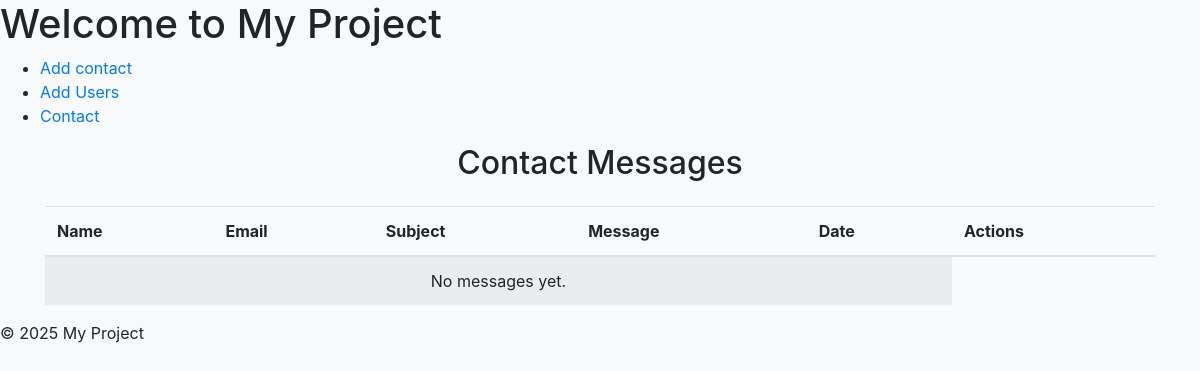
The page /contact/contactList on the database as committed earlier.
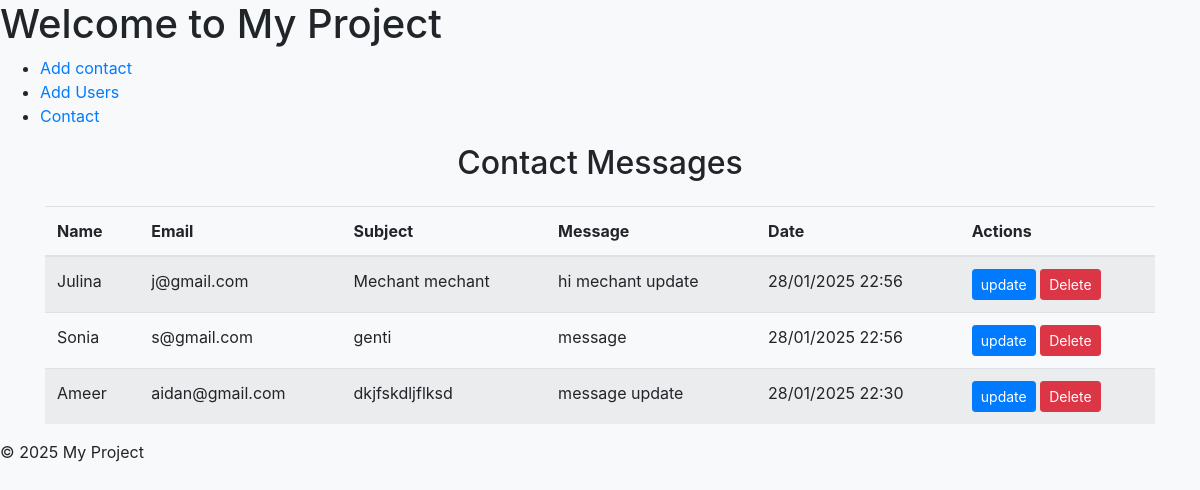
The same page on the database as committed later.
### apps/contact/models.py (models this page shows, shortened)
class Contact(models.Model):
    name = models.CharField(max_length=100)
    email = models.EmailField()
    subject = models.CharField(max_length=200)
    message = models.TextField()
    created_at = models.DateTimeField(auto_now_add=True)

### apps/contact/views.py (the view)
# urls.py: path('contactList', views.contact_list, name='contact_list'),
def contact_list(request):
    contacts = Contact.objects.all().order_by('-created_at')
    return render(request, 'pages/contact_list.html', {'contacts': contacts})

### templates/pages/contact_list.html
{% extends 'base/base.html' %}
{% block content %}
<div class="container">
    <h2 class="text-center mb-4">Contact Messages</h2>
    <div class="table-responsive">
        <table class="table table-striped">
            <thead>
                <tr>
                    <th>Name</th>
                    <th>Email</th>
                    <th>Subject</th>
                    <th>Message</th>
                    <th>Date</th>
                    <th>Actions</th>
                </tr>
            </thead>
            <tbody>
                {% for contact in contacts %}
                <tr>
                    <td>{{ contact.name }}</td>
                    <td>{{ contact.email }}</td>
                    <td>{{ contact.subject }}</td>
                    <td>{{ contact.message|truncatewords:10 }}</td>
                    <td>{{ contact.created_at|date:"d/m/Y H:i" }}</td>
                    <td>
                        <a href="{% url 'contact_edit' contact.id %}" class="btn btn-sm btn-primary">update</a>
                        <a href="{% url 'contact_delete' contact.id %}" class="btn btn-sm btn-danger">Delete</a>
                    </td>
                </tr>
                {% empty %}
                <tr>
                    <td colspan="5" class="text-center">No messages yet.</td>
                </tr>
                {% endfor %}
            </tbody>
        </table>
    </div>
</div>
{% endblock %}

### templates/base/base.html (shortened to what this page needs)
<!DOCTYPE html>
<html lang="en">
<head>
    <link rel="stylesheet" href="https://stackpath.bootstrapcdn.com/bootstrap/4.5.2/css/bootstrap.min.css">
    {% load static %}
    <link rel="stylesheet" href="{% static 'css/style.css' %}">
</head>
<body>
    <header>
        <h1>Welcome to My Project</h1>
    </header>
    <nav>
        <ul>
            <li><a href="{% url 'contact' %}">Add contact</a></li>
            <li><a href="{% url 'user_create' %}">Add Users</a></li>
            <li><a href="{% url 'contact_list' %}">Contact</a></li>
        </ul>
    </nav>
    <main>
        {% block content %}
        {% endblock %}
    </main>
    <footer>
        <p>&copy; 2025 My Project</p>
    </footer>
</body>
</html>

### static/css/style.css (style rules this page uses)
body { background-color: #f8f9fa; }

Rows that differ between the two databases and show on the page:
added Contact: name "Julina", email "j@gmail.com", subject "Mechant mechant", message "hi mechant update", created_at "28/01/2025 22:56"
added Contact: name "Sonia", email "s@gmail.com", subject "genti", message "message", created_at "28/01/2025 22:56"
added Contact: name "Ameer", email "aidan@gmail.com", subject "dkjfskdljflksd", message "message update", created_at "28/01/2025 22:30"
Other text that changed with them:
text no longer shown: "No messages yet."
